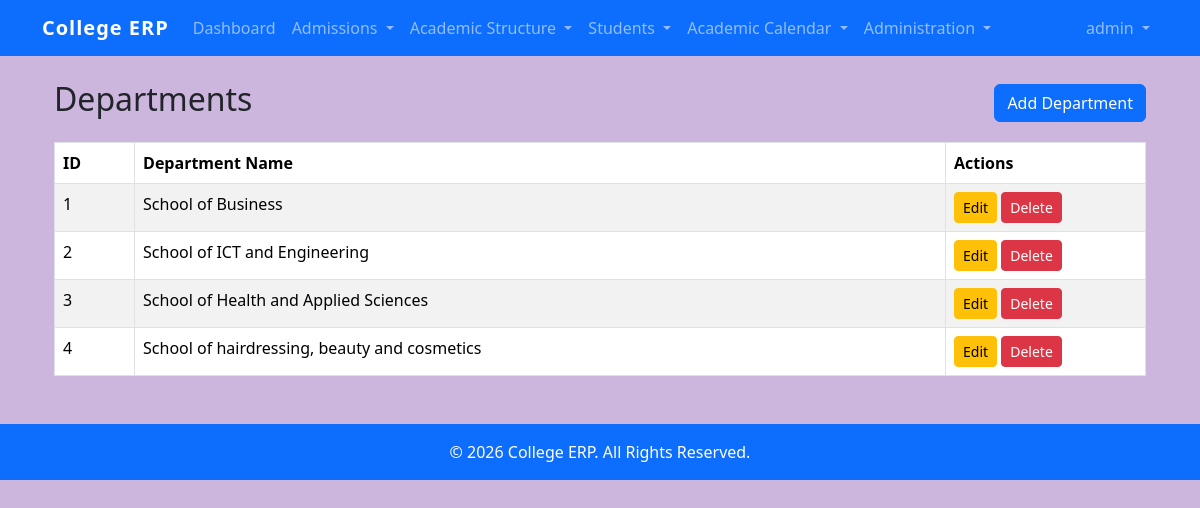
The page /departments/ (signed in) on the database as committed earlier.
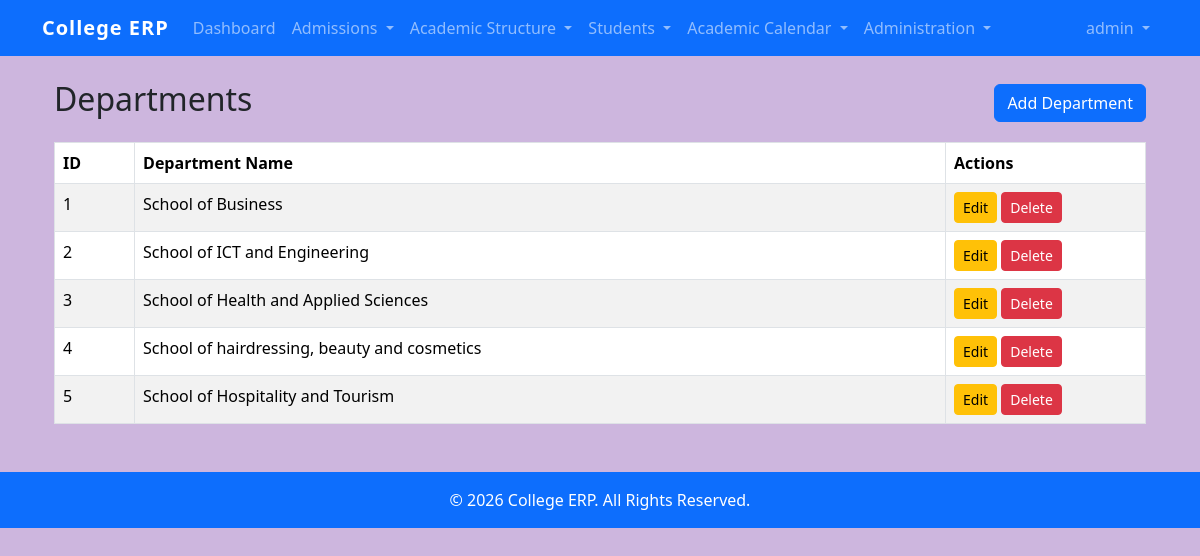
The same page on the database as committed later.
### students/models.py (models this page shows, shortened)
class Department(models.Model):
    department_name = models.CharField(max_length=100)

### students/views.py (the view)
@login_required
@permission_required(
    "students.view_department",
    raise_exception=True
)
def department_list(request):
    departments = Department.objects.all()
    context = {
        "departments": departments
    }
    return render(
        request,
        "students/departments/department_list.html",
        context
    )

### templates/students/departments/department_list.html
{% extends "base.html" %}
{% block content %}
<div class="container mt-4">
    <div class="d-flex justify-content-between align-items-center mb-3">
        <h2>Departments</h2>
        {% if perms.students.add_department %}
            <a href="{% url 'department_create' %}"
               class="btn btn-primary">
                Add Department
            </a>
        {% endif %}
    </div>
    <table class="table table-bordered table-striped">
        <thead>
            <tr>
                <th>ID</th>
                <th>Department Name</th>
                <th width="200">Actions</th>
            </tr>
        </thead>
        <tbody>
            {% for department in departments %}
            <tr>
                <td>{{ department.id }}</td>
                <td>{{ department.department_name }}</td>
                <td>
                    {% if perms.students.change_department %}
                    <a href="{% url 'department_update' department.id %}"
                       class="btn btn-warning btn-sm">
                        Edit
                    </a>
                    {% endif %}
                    {% if perms.students.delete_department %}
                    <a href="{% url 'department_delete' department.id %}"
                       class="btn btn-danger btn-sm">
                        Delete
                    </a>
                    {% endif %}
                </td>
            </tr>
            {% empty %}
            <tr>
                <td colspan="3">
                    No departments found.
                </td>
            </tr>
            {% endfor %}
        </tbody>
    </table>
</div>
{% endblock %}

Rows that differ between the two databases and show on the page:
added Department: id "5", department_name "School of Hospitality and Tourism"
